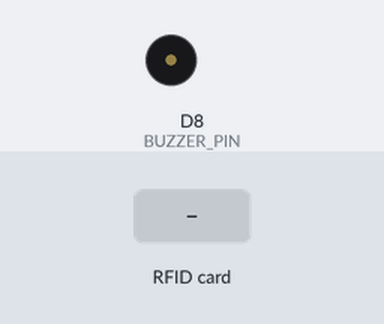
The sketch below on a simulated ESP8266 (NodeMCU). Parts: buzzer (waves = sounding, pin HIGH). The test bench sets the inputs (shaded band). What the sketch prints to the serial monitor is not drawn.

Above: at 1.2 s.
1.3 s: RFID card 5E 7A 19 C4 held to the reader
At 1.47 s:
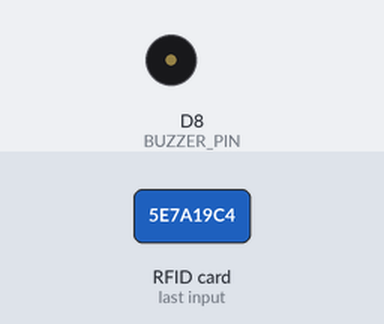
Timing chart, 0 to 4.3 s (numbered marks = the images above; inputs shaded):
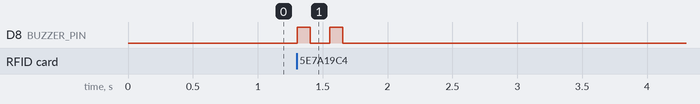

Measured:
- after the input at 1.3 s, D8 (BUZZER_PIN): alternates HIGH for 0.10 s and LOW for 0.15 s, 4 changes in all, then stays LOW, starting at once

The sketch:

Code_for_Ardoino.ino
```cpp
#include <Wire.h>
#include <Adafruit_PN532.h>

#define SDA_PIN D5
#define SCL_PIN D6
#define BUZZER_PIN D8

Adafruit_PN532 nfc(5, 4); // SDA, SCL

void setup() {
  Serial.begin(115200);
  pinMode(BUZZER_PIN, OUTPUT);
  Wire.begin(D5, D6);
  nfc.begin();

  uint32_t versiondata = nfc.getFirmwareVersion();
  if (!versiondata) {
    Serial.println("ไม่พบ PN532");
    while (1) yield();
  }

  nfc.SAMConfig(); // เริ่มโหมด NFC
  Serial.println("พร้อมอ่านบัตร NFC...");
}

void loop() {
  uint8_t uid[7];       // buffer สำหรับ UID
  uint8_t uidLength;

  // ตรวจสอบว่ามีบัตรอยู่ในระยะอ่านหรือไม่
  if (nfc.readPassiveTargetID(PN532_MIFARE_ISO14443A, uid, &uidLength)) {
    String uidStr = "";
    for (uint8_t i = 0; i < uidLength; i++) {
      if (uid[i] < 0x10) uidStr += "0"; // เติม 0 ข้างหน้าเลขตัวเดียว
      uidStr += String(uid[i], HEX);
         // แปลงเป็นเลขฐาน 16
    }
    beepShort(2);
    uidStr.toUpperCase();                // แปลงเป็นตัวใหญ่
    Serial.println(uidStr);              // ส่ง UID ไป Java หรือ Serial Monitor
    delay(1000);                         // หน่วง 1 วินาที
  }
}
void beep(int duration) {
  digitalWrite(BUZZER_PIN, HIGH);
  delay(duration);
  digitalWrite(BUZZER_PIN, LOW);
}
void beepShort(int times) {
  for (int i = 0; i < times; i++) {
    beep(100);
    delay(150);
  }
}
```
